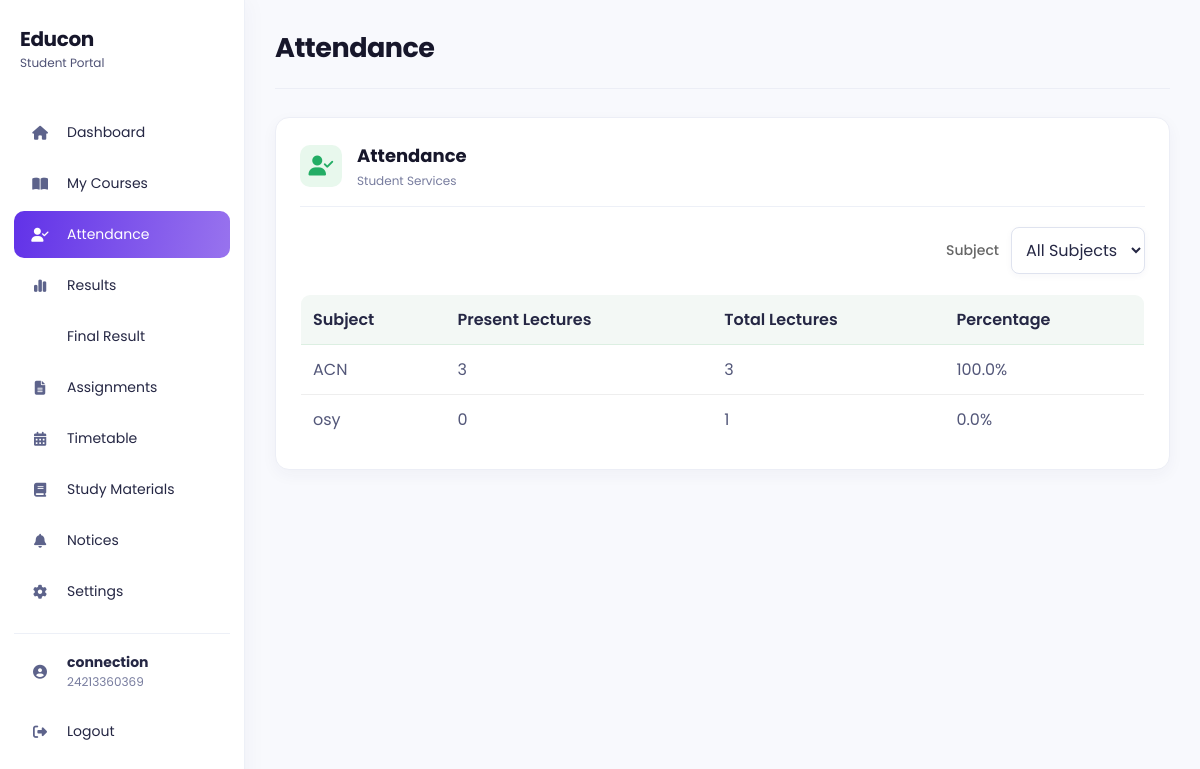
The page /student/attendance (signed in) on the database its author committed.
### models/user.py (models this page shows, shortened)
class User(UserMixin, db.Model):
    __tablename__ = "users"
    id = db.Column(
        db.Integer,
        primary_key=True
    )
    full_name = db.Column(
        db.String(100),
        nullable=False
    )
    enrollment_no = db.Column(
        db.String(50),
        unique=True,
        nullable=True
    )
    employee_id = db.Column(
        db.String(50),
        unique=True,
        nullable=True
    )
    parent_id = db.Column(
        db.String(50),
        unique=True,
        nullable=True
    )
    admin_id = db.Column(
        db.String(50),
        unique=True,
        nullable=True
    )
    email = db.Column(
        db.String(120),
        unique=True,
        nullable=True
    )
    phone = db.Column(
        db.String(20),
        nullable=True
    )
    password = db.Column(
        db.String(200),
        nullable=False
    )
    role = db.Column(
        db.String(20),
        nullable=False
    )
    theme = db.Column(db.String(20), nullable=False, default="light", server_default="light")
    notifications_enabled = db.Column(db.Boolean, nullable=False, default=True, server_default="1")
    accent_color = db.Column(db.String(20), nullable=False, default="purple", server_default="purple")

### models/subject.py (models this page shows)
class Subject(db.Model):
    __tablename__ = "subjects"
    id = db.Column(db.Integer, primary_key=True)
    department = db.Column(db.String(100), nullable=False)
    name = db.Column(db.String(100), nullable=False)

### app.py (the view)
@app.route("/student/attendance")
def student_attendance():
    return render_student_section("attendance")

### app.py (called while the page is built)
@login_manager.user_loader
def load_user(user_id):
    try:
        return db.session.get(User, int(user_id))
    except (TypeError, ValueError):
        return None

@app.before_request
def restore_application_session():
    if current_user.is_authenticated:
        session["user_id"] = current_user.id
        session["role"] = current_user.role

def get_current_student_profile():
    if session.get("role") != "Student" or "user_id" not in session:
        return None, None
    user = db.session.get(User, session["user_id"])
    if not user or user.role != "Student":
        session.clear()
        return None, None
    student_profile = Student.query.filter_by(user_id=user.id).first()
    if not student_profile:
        student_profile = Student(user_id=user.id)
        db.session.add(student_profile)
        db.session.commit()
    return user, student_profile

### templates/student_section.html (shortened to what this page needs)
<!DOCTYPE html>
<html lang="en">
<head>
    <link rel="stylesheet" href="{{ url_for('static', filename='css/student.css') }}">
    <link rel="stylesheet" href="{{ url_for('static', filename='css/palette.css') }}">
    <link rel="stylesheet" href="https://cdnjs.cloudflare.com/ajax/libs/font-awesome/6.6.0/css/all.min.css">
</head>
<body class="student-section-{{ active_page }} theme-{{ current_user.theme or 'light' }} accent-{{ current_user.accent_color or 'purple' }}">
<div class="sidebar">
    <div class="logo"><h2>Educon</h2><small>Student Portal</small></div>
    <ul>
        <li class="{% if active_page == 'dashboard' %}active{% endif %}" onclick="window.location.href='{{ url_for('student') }}'"><i class="fa-solid fa-house"></i><span>Dashboard</span></li>
        <li class="{% if active_page == 'library' %}active{% endif %}" onclick="window.location.href='{{ url_for('student_library') }}'"><i class="fa-solid fa-book-open"></i><span>My Courses</span></li>
        <li class="{% if active_page == 'attendance' %}active{% endif %}" onclick="window.location.href='{{ url_for('student_attendance') }}'"><i class="fa-solid fa-user-check"></i><span>Attendance</span></li>
        <li class="{% if active_page == 'results' %}active{% endif %}" onclick="window.location.href='{{ url_for('student_results') }}'"><i class="fa-solid fa-chart-simple"></i><span>Results</span></li>
        <li class="{% if active_page == 'final_results' %}active{% endif %}" onclick="window.location.href='{{ url_for('student_final_results') }}'"><span>Final Result</span></li>
        <li class="{% if active_page == 'assignments' %}active{% endif %}" onclick="window.location.href='{{ url_for('student_assignments') }}'"><i class="fa-solid fa-file-lines"></i><span>Assignments</span></li>
        <li class="{% if active_page == 'timetable' %}active{% endif %}" onclick="window.location.href='{{ url_for('student_timetable') }}'"><i class="fa-solid fa-calendar-days"></i><span>Timetable</span></li>
        <li class="{% if active_page == 'materials' %}active{% endif %}" onclick="window.location.href='{{ url_for('student_materials') }}'"><i class="fa-solid fa-book"></i><span>Study Materials</span></li>
        <li class="{% if active_page == 'notices' %}active{% endif %}" onclick="window.location.href='{{ url_for('student_notices') }}'"><i class="fa-solid fa-bell"></i><span>Notices</span></li>
        <li class="{% if active_page == 'settings' %}active{% endif %}" onclick="window.location.href='{{ url_for('student_settings') }}'"><i class="fa-solid fa-gear"></i><span>Settings</span></li>
        <li class="sidebar-profile {% if active_page == 'profile' %}active{% endif %}" onclick="window.location.href='{{ url_for('student_profile') }}'">
            <i class="fa-solid fa-circle-user"></i>
            <div class="sidebar-profile-details"><strong>{{ current_user.full_name }}</strong><small>{{ current_user.enrollment_no or 'Enrollment unavailable' }}</small></div>
        </li>
        <li onclick="window.location.href='{{ url_for('logout') }}'"><i class="fa-solid fa-right-from-bracket"></i><span>Logout</span></li>
    </ul>
</div>
<main class="main">
    <div class="topbar"><h2>{% if active_page == 'library' %}My Courses{% elif active_page == 'results' %}Results{% else %}{{ section_title }}{% endif %}</h2></div>
    <section class="profile-card">
        <div class="profile-heading">
            <i class="fa-solid {{ section_icon }}"></i>
            <div><h3>{% if active_page == 'library' %}My Courses{% elif active_page == 'results' %}Results{% else %}{{ section_title }}{% endif %}</h3><p>{% if active_page == 'results' and internal_average is not none %}Internal Performance: {{ internal_average }}%{% else %}Student Services{% endif %}</p></div>
        </div>
        {% if show_subject_filter %}
            <form class="subject-filter" method="GET" action="{{ url_for(section_endpoint) }}">
                <label for="subject">Subject</label>
                <select id="subject" name="subject" onchange="this.form.submit()">
                    <option value="">All Subjects</option>
                </select>
            </form>
        {% endif %}
        {% if active_page == 'attendance' %}
            {% if attendance_summary %}<table><tr><th>Subject</th><th>Present Lectures</th><th>Total Lectures</th><th>Percentage</th></tr>{% for item in attendance_summary %}<tr><td>{{ item.subject }}</td><td>{{ item.present }}</td><td>{{ item.total }}</td><td>{{ item.percentage }}%</td></tr>{% endfor %}</table>{% else %}<p class="attendance-empty-message"><i class="fa-solid fa-calendar-xmark"></i><span>No attendance records available.</span></p>{% endif %}
        {% endif %}
    </section>
</main>
</body>
</html>

### static/css/palette.css (style rules this page uses)
:root { --primary: #2563eb; --primary-dark: #1e3a8a; --accent: #6338e8; --surface: #ffffff; --page-background: #f4f7fc; --text: #17172b; --muted-text: #666666; }

### rows shown on the page
User: full_name "connection", enrollment_no "24213360369"
Subject: subject "ACN", present "3", total "3", percentage "100.0"
Subject: subject "osy", present "0", total "1", percentage "0.0"

### other values the page prints
{{ section_title }} "Attendance"
